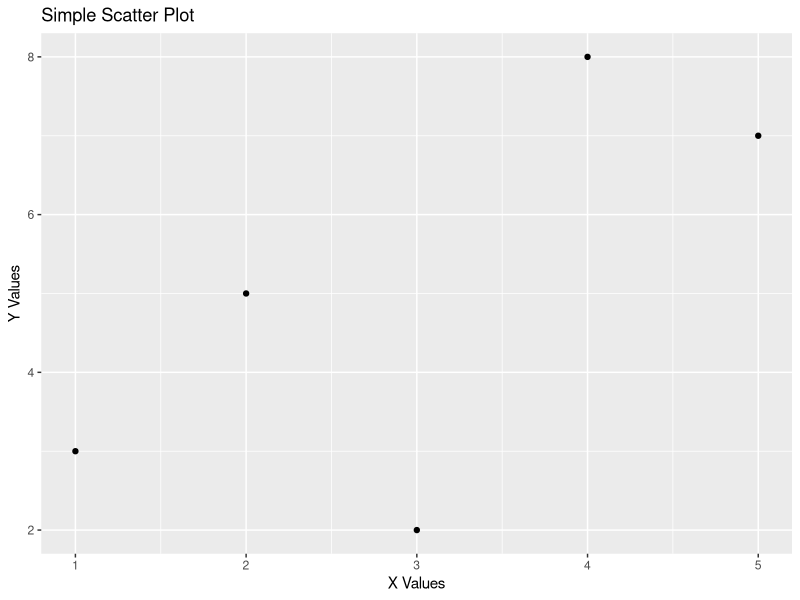

Reproduce this figure in R.
library(ggplot2)
x <- c(1, 2, 3, 4, 5)
y <- c(3, 5, 2, 8, 7)
jpeg("scatter_plot.jpg", width = 800, height = 600)
qplot(x, y, geom = "point", 
      main = "Simple Scatter Plot", 
      xlab = "X Values", 
      ylab = "Y Values")
dev.off()
